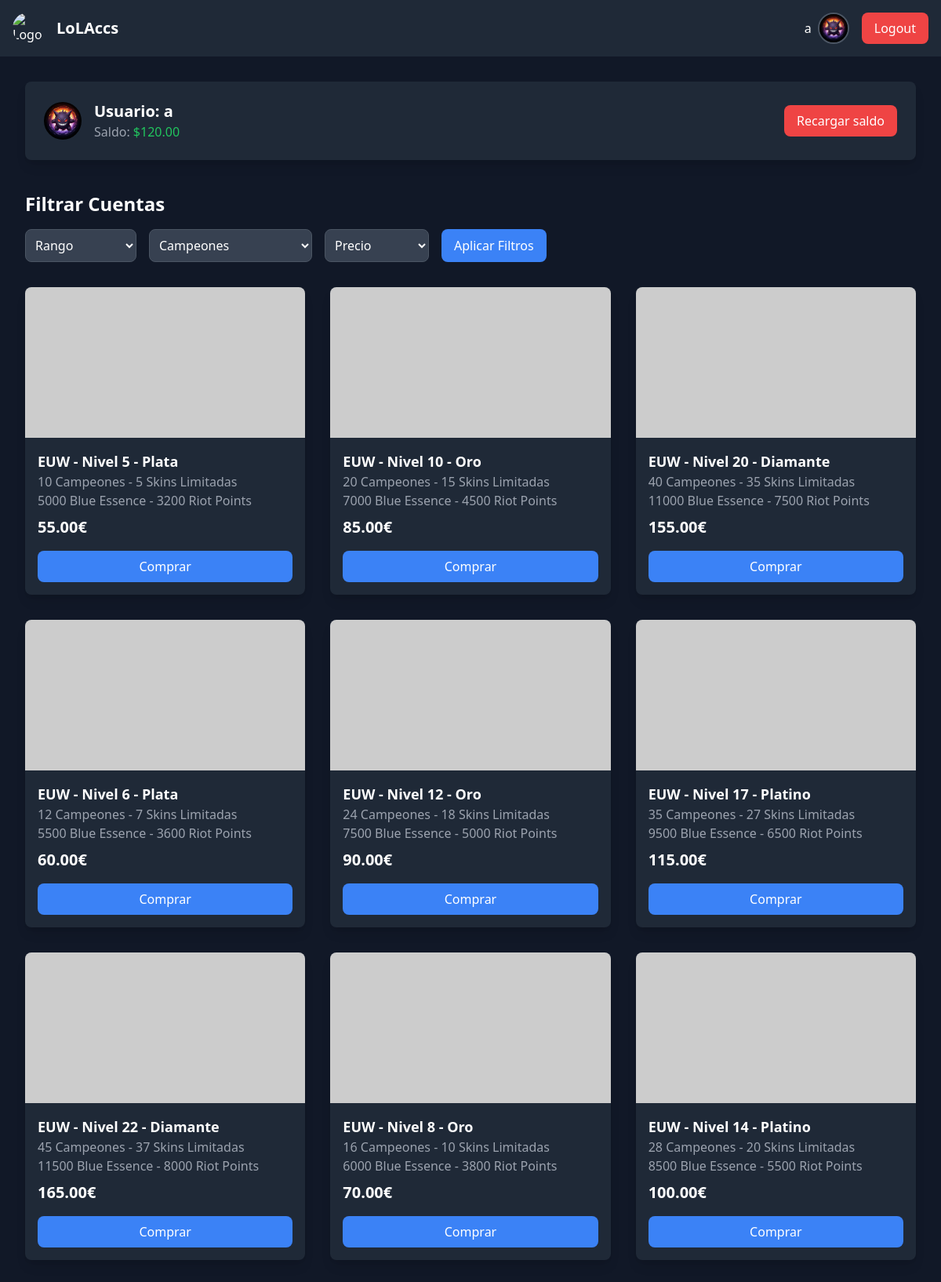
Screenshot of /pages/paginamain.php (signed in) with the database file from the repository.
### tables this page shows
CREATE TABLE `cuentas` (
  `id_cuenta` int(11) NOT NULL,
  `rp` int(100) NOT NULL,
  `rango` varchar(50) NOT NULL,
  `precio` decimal(10,2) NOT NULL,
  `estado` enum('disponible','vendido') DEFAULT 'disponible',
  `be` int(11) NOT NULL,
  `region` varchar(5) NOT NULL DEFAULT 'EUW',
  `nivel` int(3) NOT NULL,
  `campeones` int(11) NOT NULL,
  `skins` int(5) NOT NULL
);

### pages/paginamain.php (the view, shortened to what this page needs)
<!DOCTYPE html>
<html lang="en">
<head>
    <link rel="stylesheet" href="../css/pagmain.css">
    <script src="https://cdn.tailwindcss.com"></script>
</head>
<body class="light-theme">
    <?php
    include "funciones.php";
    ?>
    <header class="bg-gray-800 text-white p-4 shadow-md flex items-center justify-between">
        <div class="flex items-center space-x-4">
            <img src="" alt="Logo" class="w-10 h-10 rounded-full">
            <h1 class="text-xl font-bold">LoLAccs</h1>
        </div>
        <div class="flex items-center space-x-4">
            <div class="flex items-center space-x-2" id="userIcon">
                <span class="font-medium"><?php echo $_SESSION['usuario'] ?></span>
                <img src="<?php echo $_SESSION['imagenRuta'] ?>" alt="User Picture" class="w-10 h-10 rounded-full border-2 border-gray-600">
            </div>
            <a href="./logout.php"
                class="bg-red-500 hover:bg-red-600 text-white py-2 px-4 rounded-lg font-medium transition-all duration-300">
                Logout
            </a>
        </div>
    </header>
    <main class="bg-gray-900 text-white min-h-screen p-8">
        <section class="bg-gray-800 rounded-lg p-6 mb-10 flex items-center justify-between shadow-lg">
            <div class="flex items-center">
                <img src="<?php echo $_SESSION['imagenRuta'] ?>" alt="Foto de perfil" class="w-12 h-12 rounded-full object-cover">
                <div class="ml-4">
                    <h2 class="text-xl font-bold">Usuario: <?php echo $_SESSION['usuario'] ?></h2>
                    <p class="text-gray-400">Saldo: <span class="text-green-500">$120.00</span></p>
                </div>
            </div>
            <button class="bg-red-500 hover:bg-red-600 text-white py-2 px-4 rounded-lg">
                Recargar saldo
            </button>
        </section>
        <section class="mb-8">
            <h2 class="text-2xl font-bold mb-4">Filtrar Cuentas</h2>
            <form class="flex flex-wrap gap-4">
                <select class="bg-gray-700 border border-gray-600 rounded-lg p-2 text-white w-full sm:w-auto">
                    <option value="">Rango</option>
                </select>
                <select class="bg-gray-700 border border-gray-600 rounded-lg p-2 text-white w-full sm:w-auto">
                    <option value="">Campeones</option>
                </select>
                <select class="bg-gray-700 border border-gray-600 rounded-lg p-2 text-white w-full sm:w-auto">
                    <option value="">Precio</option>
                </select>
                <button type="submit" class="bg-blue-500 hover:bg-blue-600 text-white py-2 px-4 rounded-lg">
                    Aplicar Filtros
                </button>
            </form>
        </section>
        <section class="grid grid-cols-1 md:grid-cols-2 lg:grid-cols-3 gap-8">
            <?php
            $accounts = obtenerCuentasDisponibles();
            foreach ($accounts as $cuenta) {
                echo '<div class="bg-gray-800 rounded-lg shadow-lg overflow-hidden">
                <img src="https://via.placeholder.com/300x200" alt="" class="w-full h-48 object-cover">
                <div class="p-4">
                <h2 class="text-lg font-semibold">' . $cuenta['region'] . ' - Nivel ' . $cuenta['nivel'] . ' - ' . $cuenta['rango'] . '</h2>
                    <p class="text-gray-400">' . $cuenta['campeones'] . ' Campeones - ' . $cuenta['skins'] . ' Skins Limitadas</p>
                    <p class="text-gray-400">' . $cuenta['be'] . ' Blue Essence - ' . $cuenta['rp'] . ' Riot Points</p>
                    <p class="text-xl font-bold mt-2">' . $cuenta['precio'] . '€</p>
                    <button class="mt-4 bg-blue-500 hover:bg-blue-600 text-white py-2 px-4 rounded-lg w-full">
                        Comprar
                    </button>
                </div>
            </div>';
            }
            ?>
        </section>
    </main>
</body>
</html>

### pages/funciones.php (shortened to what this page needs)
<!DOCTYPE html>
<html lang="en">
<head>
</head>
<body>
    <?php
    function obtenerCuentasDisponibles()
    {
        global $pdo;
        try {
            $query = "SELECT * FROM cuentas WHERE estado = 'disponible'";
            $statement = $pdo->prepare($query);
            $statement->execute();
            $accounts = $statement->fetchAll(PDO::FETCH_ASSOC);
            return $accounts;
        } catch (PDOException $excepcion) {
            echo "Error en la base de datos: " . $excepcion->getMessage();
            return [];
        }
    }
    ?>
</body>
</html>

### rows the page displays
cuentas: region "EUW", nivel "5", rango "Plata", campeones "10", skins "5", be "5000", rp "3200", precio "55.00"
cuentas: region "EUW", nivel "10", rango "Oro", campeones "20", skins "15", be "7000", rp "4500", precio "85.00"
cuentas: region "EUW", nivel "20", rango "Diamante", campeones "40", skins "35", be "11000", rp "7500", precio "155.00"
cuentas: region "EUW", nivel "6", rango "Plata", campeones "12", skins "7", be "5500", rp "3600", precio "60.00"
cuentas: region "EUW", nivel "12", rango "Oro", campeones "24", skins "18", be "7500", rp "5000", precio "90.00"
cuentas: region "EUW", nivel "17", rango "Platino", campeones "35", skins "27", be "9500", rp "6500", precio "115.00"
cuentas: region "EUW", nivel "22", rango "Diamante", campeones "45", skins "37", be "11500", rp "8000", precio "165.00"
cuentas: region "EUW", nivel "8", rango "Oro", campeones "16", skins "10", be "6000", rp "3800", precio "70.00"
cuentas: region "EUW", nivel "14", rango "Platino", campeones "28", skins "20", be "8500", rp "5500", precio "100.00"

### other values shown
$_SESSION['usuario'] "a"
